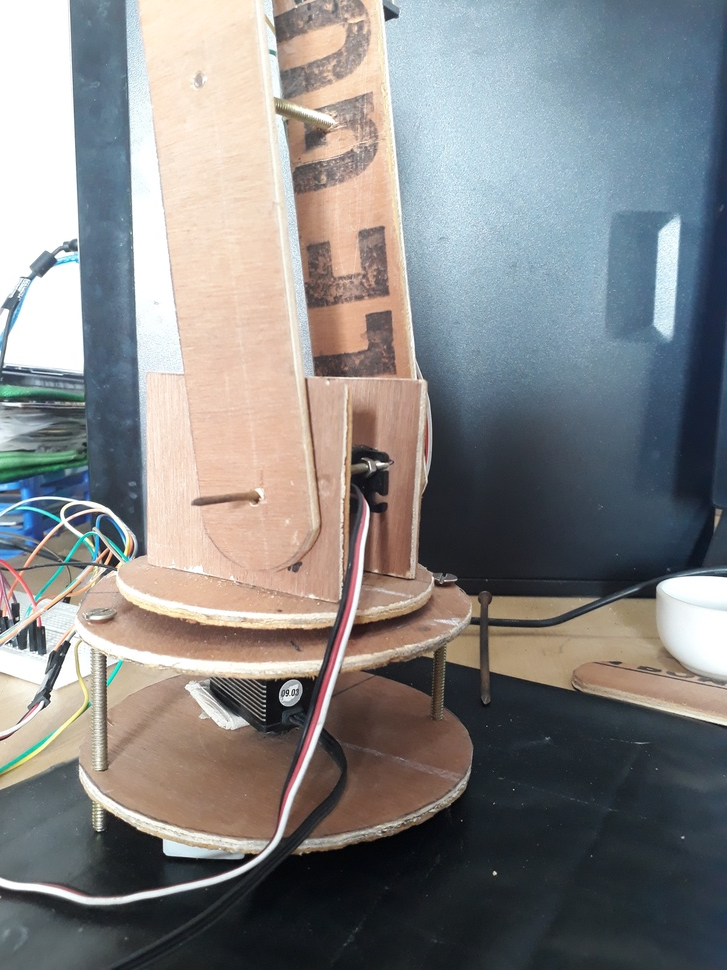
#> input picture Pictures/20180706_143313.jpg, 727 x 970 px, shrunk from 3096 x 4128 before the run, given in place of the camera
$ python 'contour for red.py'   (Python 2 division)   (older library calls are emulated)
#> lines starting #> are read from the running program, lines starting #| are printed output that depends on the picture; after the words box and inside, x2 and y2 are one past the last pixel; in counts of white or black regions, pixels touching at a corner belong together
import numpy as np
import cv2
while(1):


    cam = cv2.VideoCapture(0)

    s,frame=cam.read()
#> frame is the input picture: shape (970, 727, 3); mean B, G, R 132.5, 132.9, 133.5
    gray= cv2.cvtColor(frame,cv2.COLOR_BGR2GRAY)
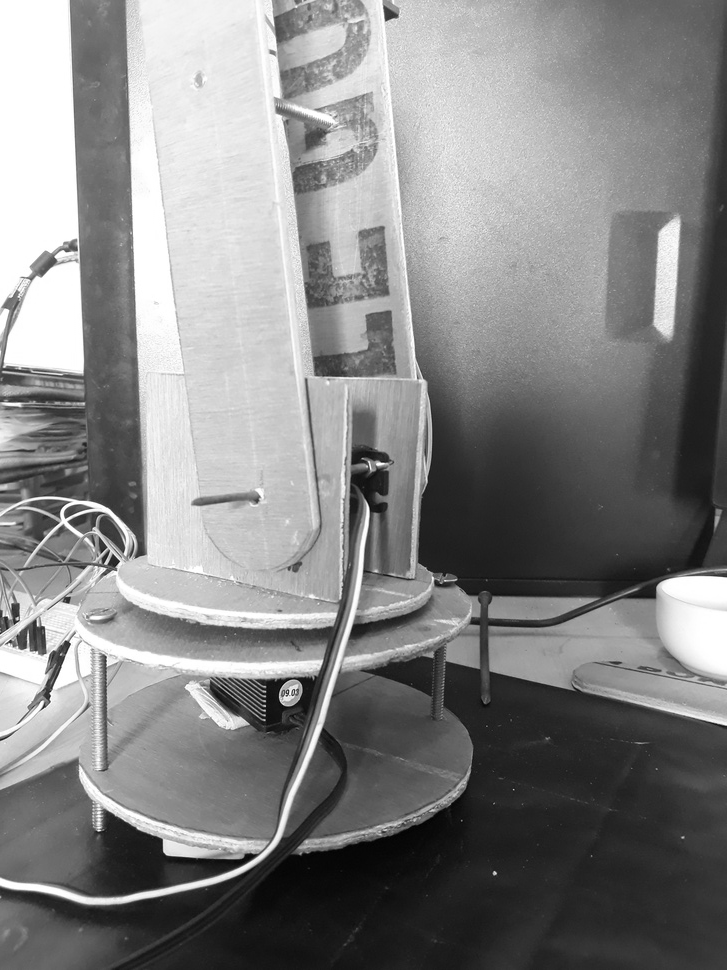
#> gray: shape (970, 727); min 0, max 255, mean 133
    blurred=cv2.GaussianBlur(gray,(5,5),0)
    ret,thresh=cv2.threshold(blurred,90,255,0)
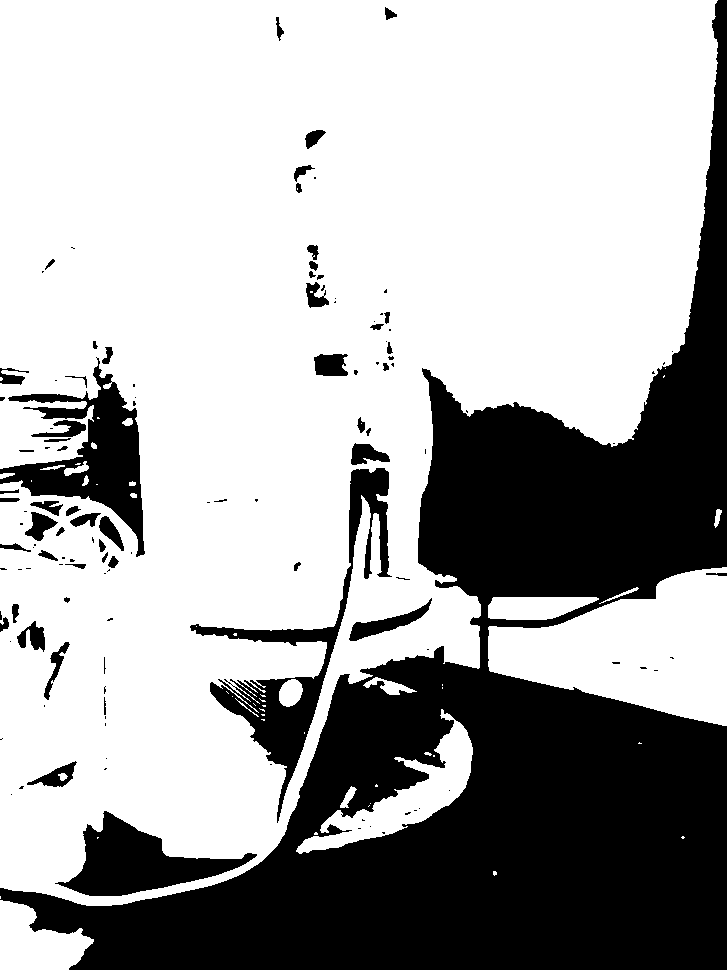
#> thresh: shape (970, 727); 66.7% white; 128 black regions (72 under 20 px), largest, box (x1, y1, x2, y2) and area: (0, 0, 727, 970) 199234, (190, 468, 392, 823) 10223, (0, 357, 145, 557) 9610
    mask_inv=cv2.bitwise_not(thresh)
#> mask_inv: shape (970, 727); 33.3% white; 128 white regions (72 under 20 px)


    _,contours,_= cv2.findContours(mask_inv,cv2.RETR_TREE,cv2.CHAIN_APPROX_SIMPLE)
#> contours = 224 contours, 157 with area under 20; largest, box (x1, y1, x2, y2) and area: (0, 0, 727, 970) 206830, (190, 468, 392, 823) 10140, (0, 357, 145, 557) 9590, (295, 708, 474, 855) 7107, (55, 811, 257, 896) 6978
    #cnt = contours[0]
    for c in contours:
        M=cv2.moments(c)
#> (the run stopped early here; a loop or call above may not have finished)

$ run again, on Pictures/20180706_143330.jpg
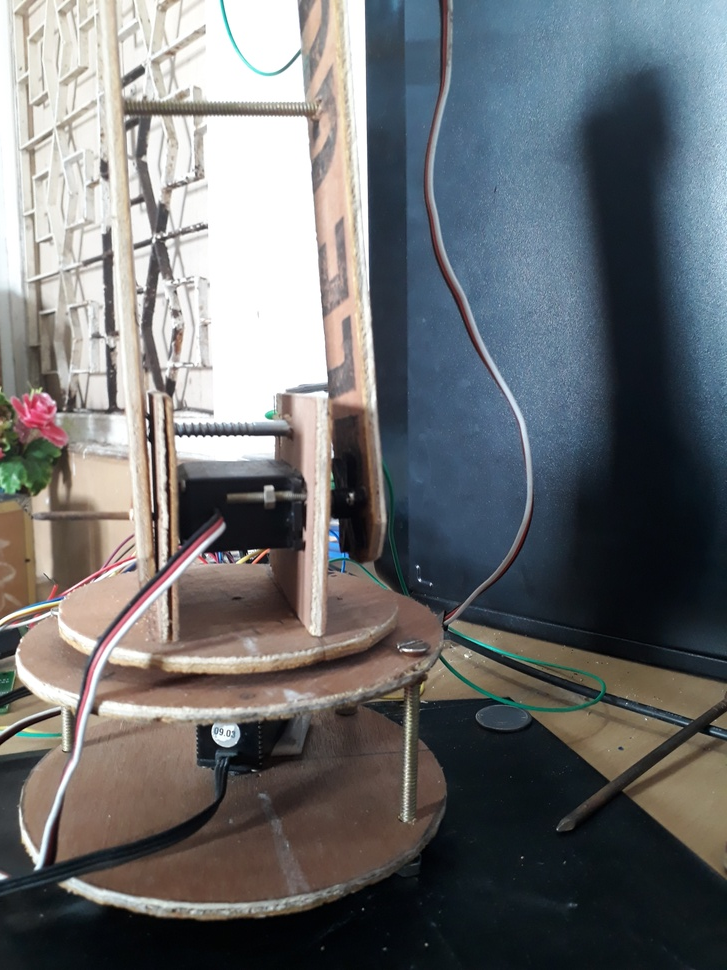
#> input picture Pictures/20180706_143330.jpg, 727 x 970 px, shrunk from 3096 x 4128 before the run, given in place of the camera
#> frame is the input picture: shape (970, 727, 3); mean B, G, R 112.4, 110.6, 109
#> `gray= cv2.cvtColor(frame,cv2.COLOR_BGR2GRAY)`:
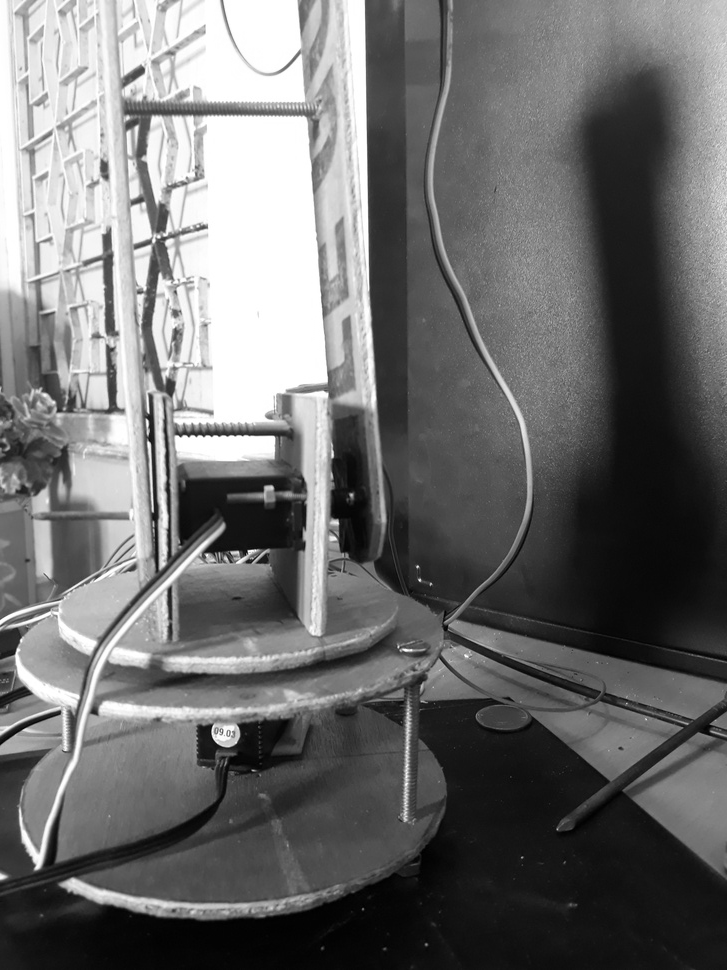
#> gray: shape (970, 727); min 0, max 255, mean 110.3
#> `ret,thresh=cv2.threshold(blurred,90,255,0)`:
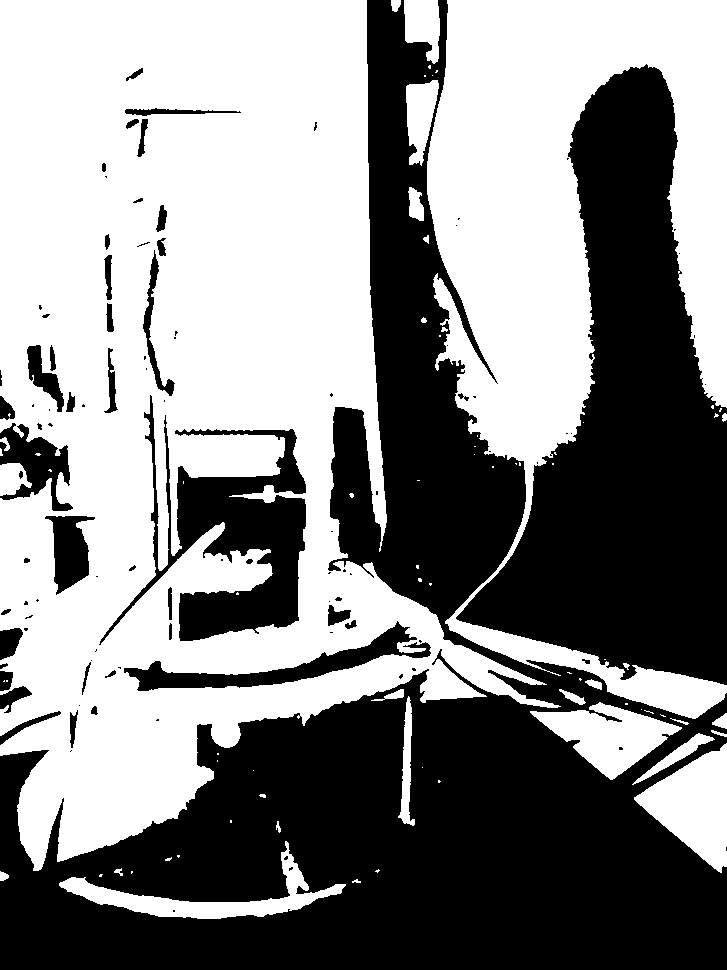
#> thresh: shape (970, 727); 53.7% white; 101 black regions (54 under 20 px), largest, box (x1, y1, x2, y2) and area: (0, 0, 727, 970) 206615, (456, 64, 727, 685) 84505, (99, 395, 306, 645) 17633
#> mask_inv: shape (970, 727); 46.3% white; 101 white regions (54 under 20 px)
#> contours = 175 contours, 116 with area under 20; largest, box (x1, y1, x2, y2) and area: (0, 0, 727, 970) 219248, (456, 64, 727, 685) 83730, (99, 395, 306, 645) 16566, (529, 701, 683, 781) 5734, (58, 840, 347, 920) 5297

$ run again, on Pictures/20180706_143429.jpg
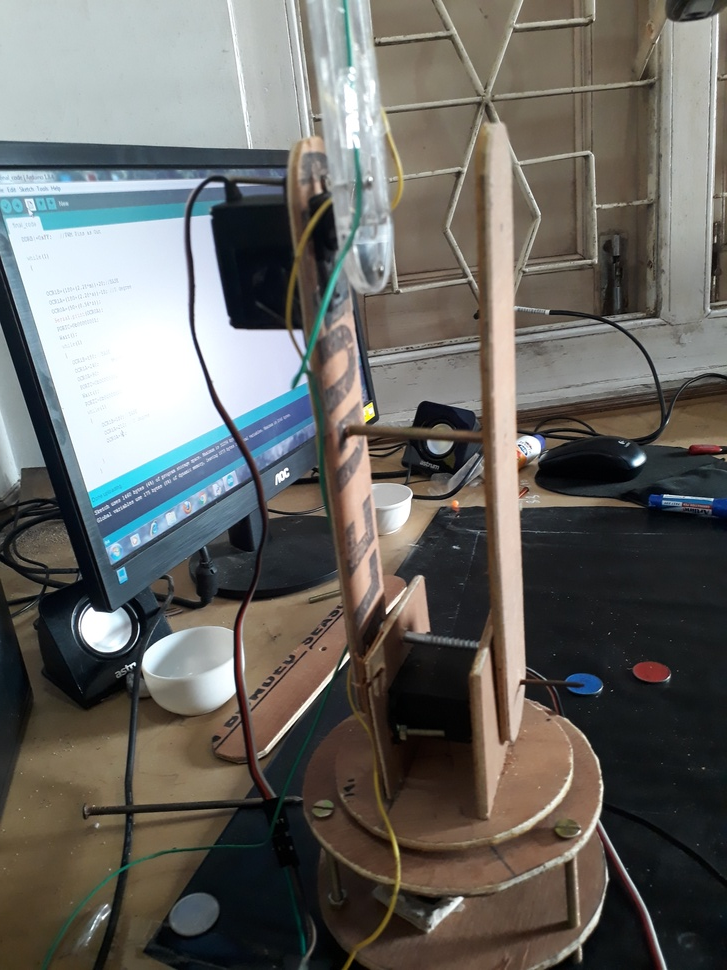
#> input picture Pictures/20180706_143429.jpg, 727 x 970 px, shrunk from 3096 x 4128 before the run, given in place of the camera
#> frame is the input picture: shape (970, 727, 3); mean B, G, R 99.5, 103.4, 104.6
#> `gray= cv2.cvtColor(frame,cv2.COLOR_BGR2GRAY)`:
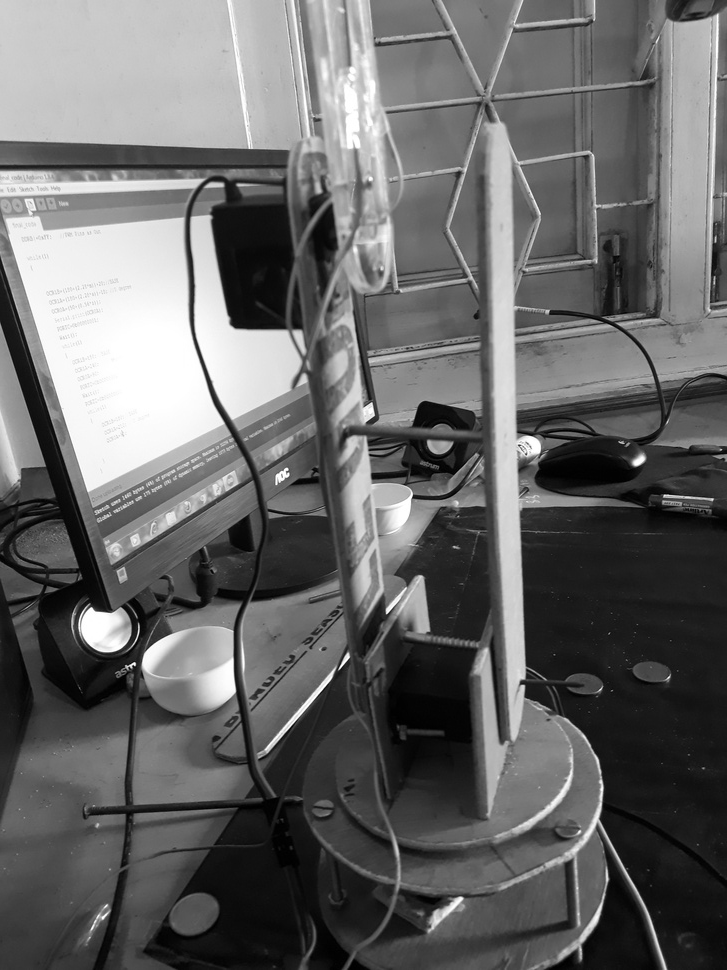
#> gray: shape (970, 727); min 0, max 255, mean 103.3
#> `ret,thresh=cv2.threshold(blurred,90,255,0)`:
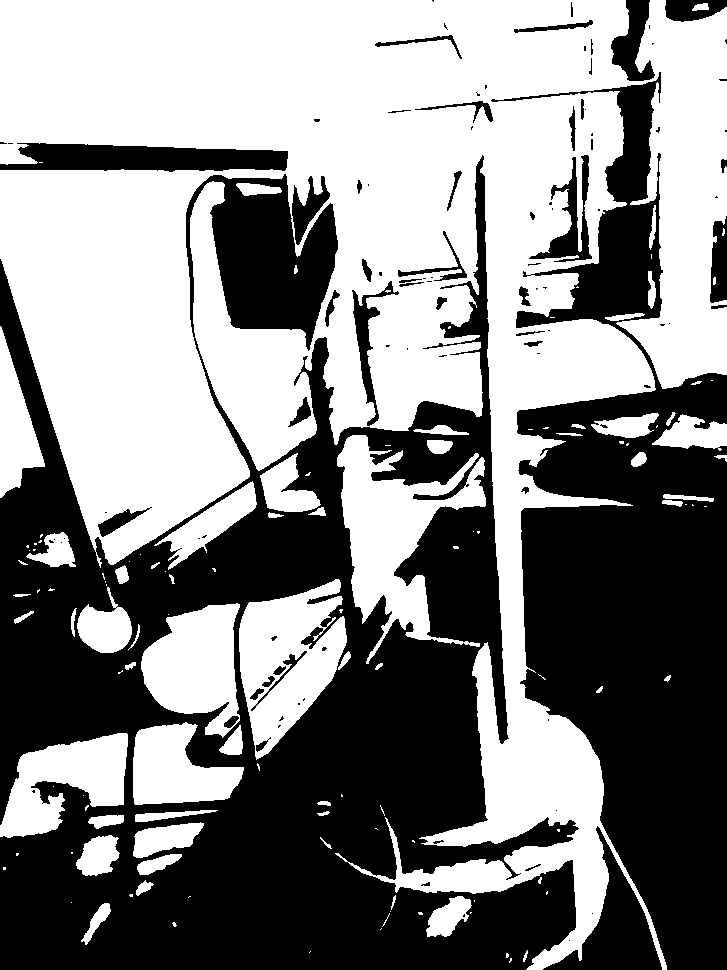
#> thresh: shape (970, 727); 52.5% white; 103 black regions (57 under 20 px), largest, box (x1, y1, x2, y2) and area: (0, 155, 579, 970) 209593, (491, 72, 727, 970) 100696, (0, 143, 288, 172) 6171
#> mask_inv: shape (970, 727); 47.5% white; 103 white regions (57 under 20 px)
#> contours = 251 contours, 149 with area under 20; largest, box (x1, y1, x2, y2) and area: (0, 155, 579, 970) 263166, (491, 72, 727, 970) 101330, (336, 434, 487, 665) 14376, (238, 578, 348, 761) 12171, (140, 602, 241, 739) 9079

$ run again, on Pictures/20180706_143704.jpg
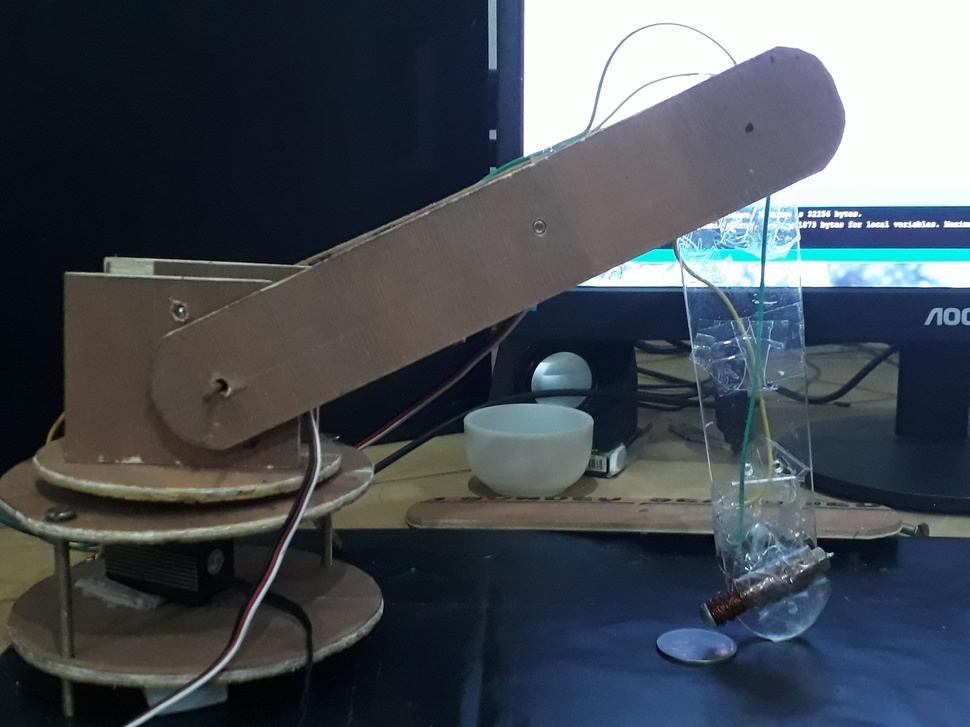
#> input picture Pictures/20180706_143704.jpg, 970 x 727 px, shrunk from 4128 x 3096 before the run, given in place of the camera
#> frame is the input picture: shape (727, 970, 3); mean B, G, R 86.1, 78.4, 71.2
#> `gray= cv2.cvtColor(frame,cv2.COLOR_BGR2GRAY)`:
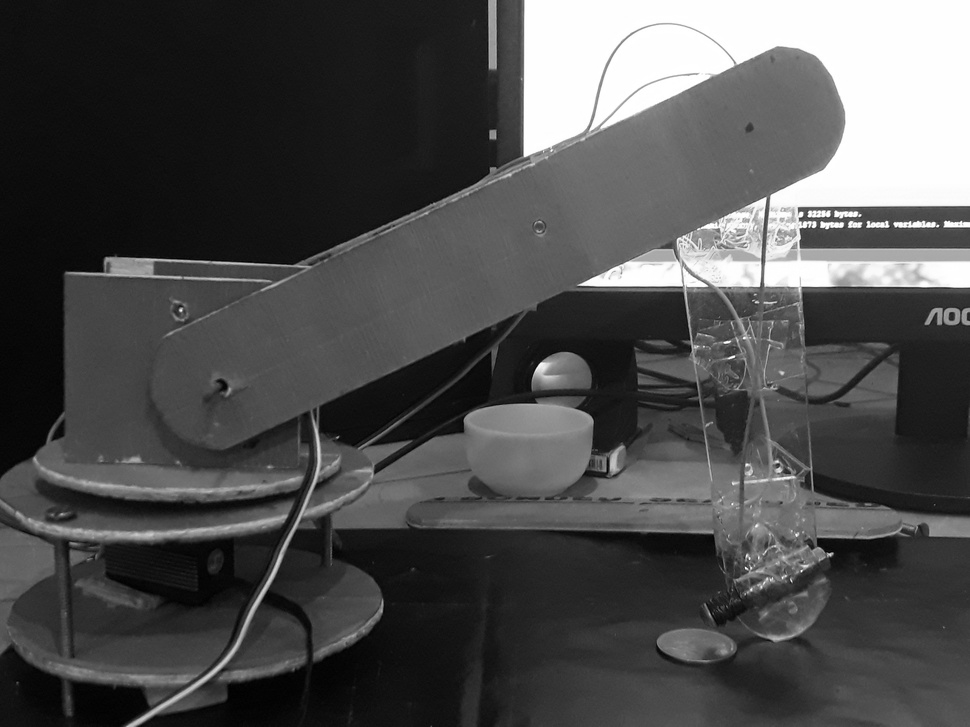
#> gray: shape (727, 970); min 0, max 255, mean 77.1
#> `ret,thresh=cv2.threshold(blurred,90,255,0)`:
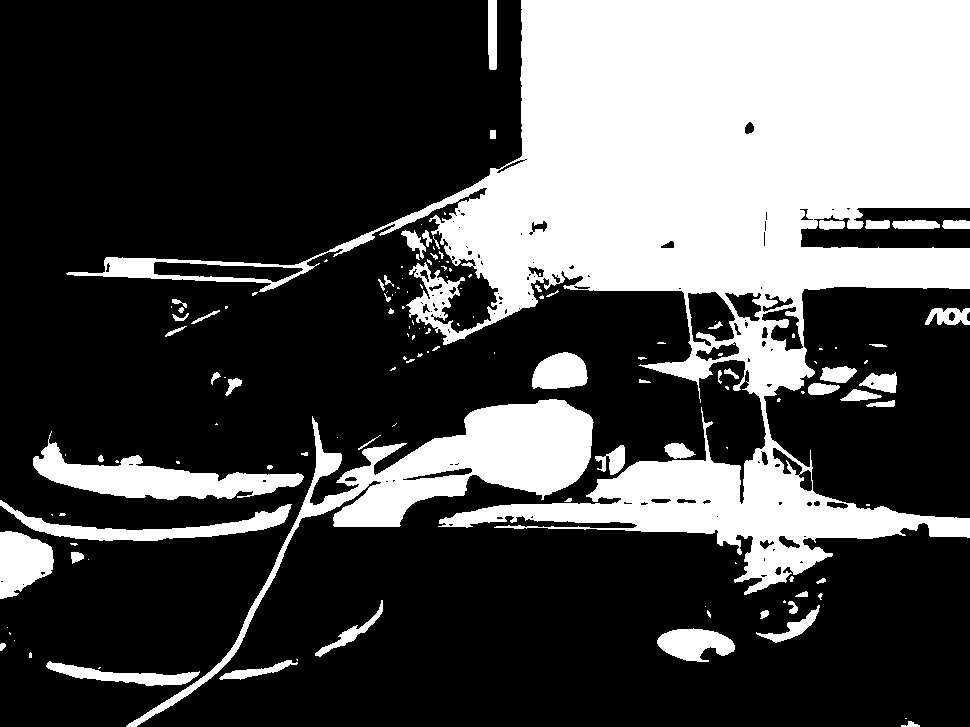
#> thresh: shape (727, 970); 30.6% white; 141 white regions (81 under 20 px), largest, box (x1, y1, x2, y2) and area: (66, 0, 970, 595) 168646, (126, 399, 594, 727) 20308, (33, 431, 304, 500) 6789
#> mask_inv: shape (727, 970); 69.4% white; 141 black regions (81 under 20 px)
#> contours = 268 contours, 168 with area under 20; largest, box (x1, y1, x2, y2) and area: (0, 0, 970, 727) 452732, (764, 287, 970, 518) 37373, (32, 438, 305, 501) 7118, (801, 208, 970, 248) 5286, (656, 627, 736, 663) 1857
